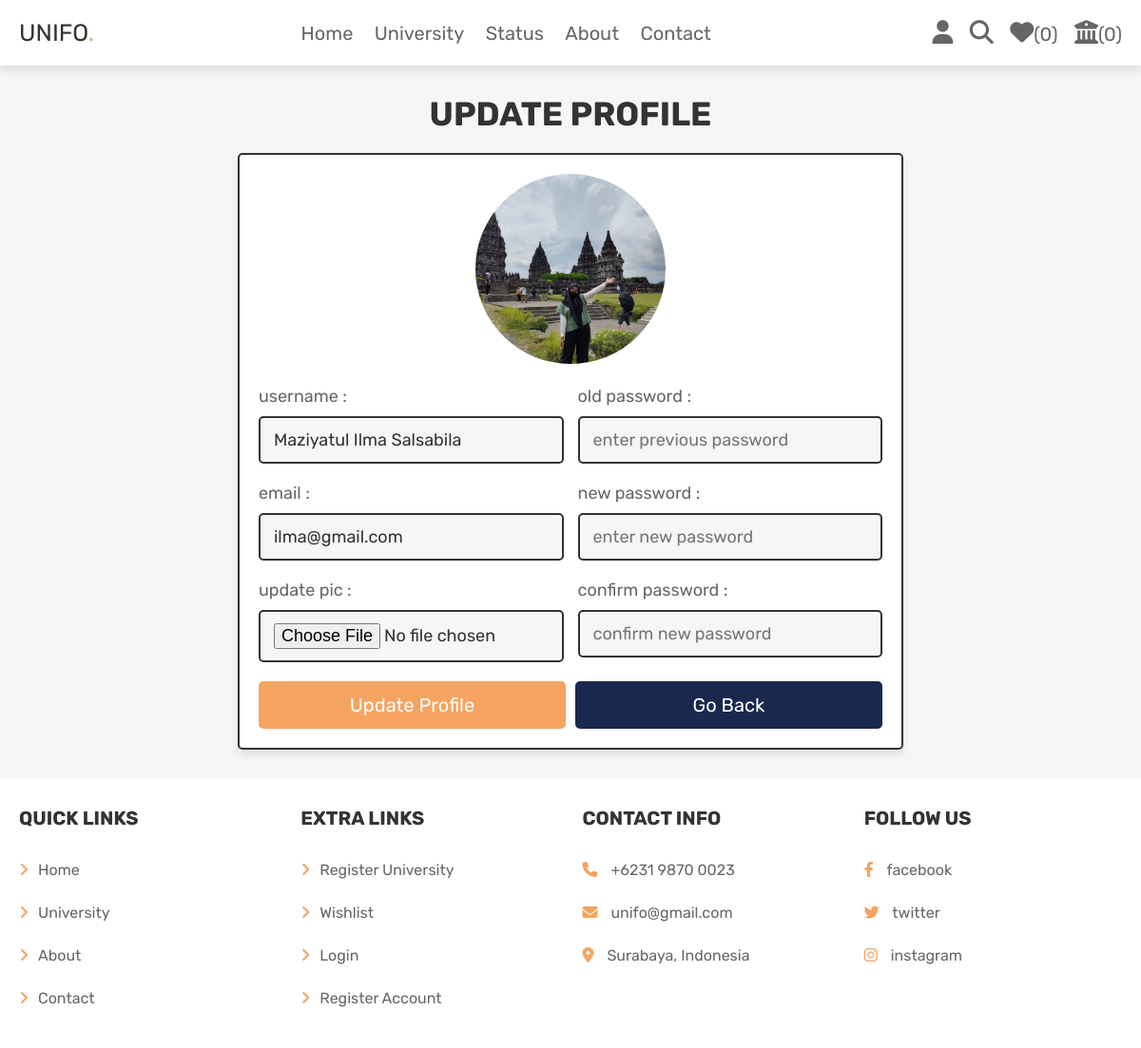
The page /user_profile_update.php (signed in) on the database its author committed.
### tables this page shows
CREATE TABLE `users` (
  `id` int(100) NOT NULL,
  `name` varchar(100) NOT NULL,
  `email` varchar(100) NOT NULL,
  `password` varchar(100) NOT NULL,
  `user_type` varchar(20) NOT NULL DEFAULT 'user',
  `image` varchar(100) NOT NULL
);

### user_profile_update.php (the view, shortened to what this page needs)
<?php
@include 'config.php';
?>
<!DOCTYPE html>
<html lang="en">
<head>
   <link rel="stylesheet" href="https://cdnjs.cloudflare.com/ajax/libs/font-awesome/6.1.1/css/all.min.css">
   <link rel="stylesheet" href="css/components.css">
</head>
<body>
<?php include 'header.php'; ?>
<section class="update-profile">
   <h1 class="title">update profile</h1>
   <form action="" method="POST" enctype="multipart/form-data">
      <img src="uploaded_img/<?= $fetch_profile['image']; ?>" alt="">
      <div class="flex">
         <div class="inputBox">
            <span>username :</span>
            <input type="text" name="name" value="<?= $fetch_profile['name']; ?>" placeholder="update username" required class="box">
            <span>email :</span>
            <input type="email" name="email" value="<?= $fetch_profile['email']; ?>" placeholder="update email" required class="box">
            <span>update pic :</span>
            <input type="file" name="image" accept="image/jpg, image/jpeg, image/png" class="box">
         </div>
         <div class="inputBox">
            <span>old password :</span>
            <input type="password" name="update_pass" placeholder="enter previous password" class="box">
            <span>new password :</span>
            <input type="password" name="new_pass" placeholder="enter new password" class="box">
            <span>confirm password :</span>
            <input type="password" name="confirm_pass" placeholder="confirm new password" class="box">
         </div>
      </div>
      <div class="flex-btn">
         <input type="submit" class="btn" value="update profile" name="update_profile">
         <a href="home.php" class="option-btn">go back</a>
      </div>
   </form>
</section>
<?php include 'footer.php'; ?>
</body>
</html>

### css/components.css (style rules this page uses)
:root { --green:#F4A460; --orange:#19284C; --red:#e74c3c; --black:#333; --light-color:#666; --white:#fff; --light-bg:#f6f6f6; --border:.2rem solid var(--black); --box-shadow:0 .5rem 1rem rgba(0,0,0,.1); }
* { font-family: 'Rubik', sans-serif; margin:0; padding:0; box-sizing: border-box; outline: none; border:none; text-decoration: none; color:var(--black); }
body { background-color: var(--light-bg); }
html { font-size: 62.5%; overflow-x: hidden; scroll-behavior: smooth; scroll-padding-top: 6.5rem; }
section { padding:3rem 2rem; max-width: 1200px; margin:0 auto; }
.btn, .delete-btn, .option-btn { display: block; width: 100%; margin-top: 1rem; border-radius: .5rem; color:var(--white); font-size: 2rem; padding:1.3rem 3rem; text-transform: capitalize; cursor: pointer; text-align: center; }
.btn { background-color: var(--green); }
.option-btn { background-color: var(--orange); }
.flex-btn { display: flex; flex-wrap: wrap; gap:1rem; }
.flex-btn > * { flex:1; }
.title { text-align: center; margin-bottom: 2rem; text-transform: uppercase; color:var(--black); font-size: 3.5rem; }
.update-profile form { max-width: 70rem; margin: 0 auto; background-color: var(--white); box-shadow: var(--box-shadow); border:var(--border); border-radius: .5rem; padding:2rem; text-align: center; }
.update-profile form .flex { display: flex; gap:1.5rem; justify-content: space-between; }
.update-profile form img { height: 20rem; width: 20rem; margin-bottom: 1rem; border-radius: 50%; object-fit: cover; }
.update-profile form .inputBox { text-align: left; width: 49%; }
.update-profile form .inputBox span { display: block; padding-top: 1rem; font-size: 1.8rem; color:var(--light-color); }
.update-profile form .inputBox .box { width: 100%; padding:1.2rem 1.4rem; font-size: 1.8rem; color:var(--black); border:var(--border); border-radius: .5rem; margin:1rem 0; background-color: var(--light-bg); }

### rows shown on the page
users: image (picture), name "Maziyatul Ilma Salsabila", email "ilma@gmail.com"

### other values the page prints
$count_wishlist_items->rowCount() "0"
$count_reg_univ_items->rowCount() "0"
